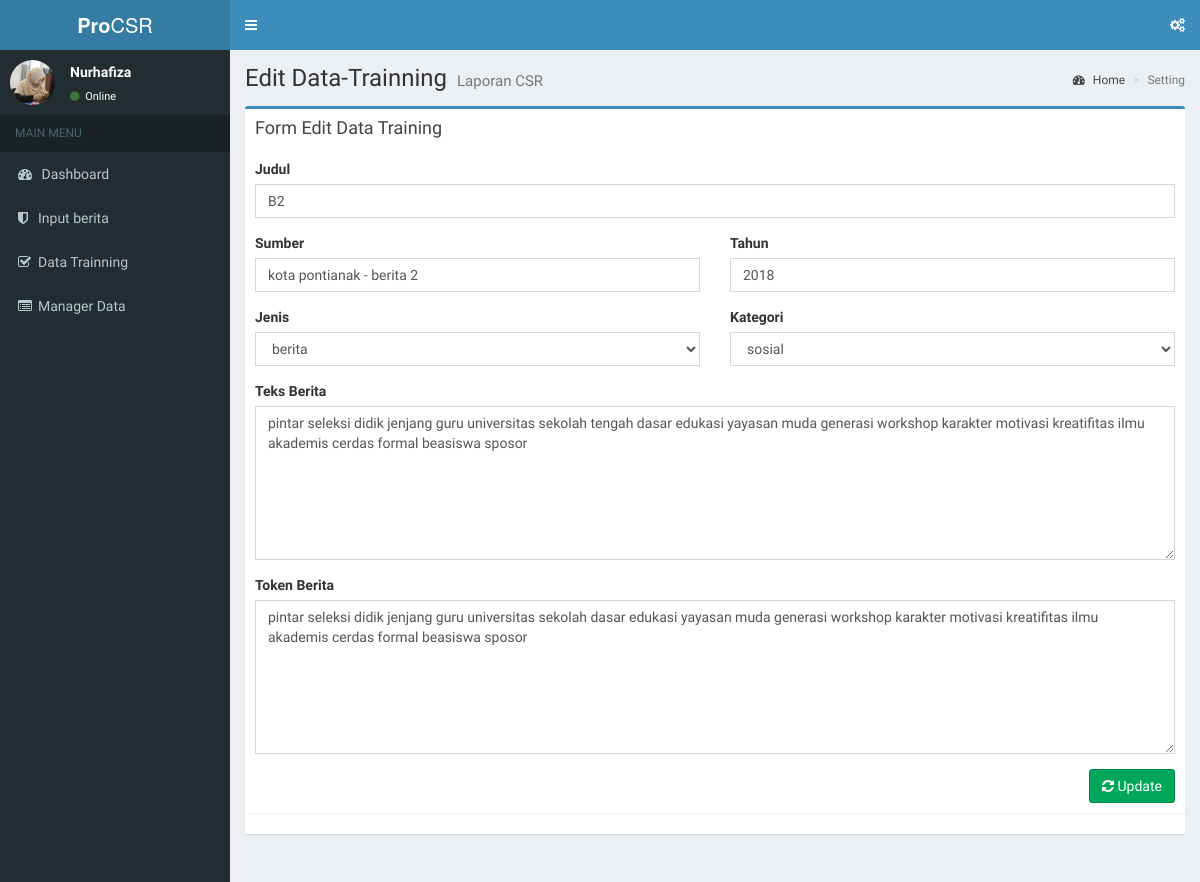
The page /dashboard.php?page=data-trainning-edit&id=15 on the database its author committed.
### tables this page shows
CREATE TABLE `data_training` (
  `id` int(11) NOT NULL,
  `judul` varchar(100) NOT NULL,
  `sumber` varchar(50) NOT NULL,
  `tahun` varchar(10) NOT NULL,
  `jenis` varchar(20) NOT NULL,
  `dokumen` text NOT NULL,
  `token` text NOT NULL,
  `kategori` varchar(75) NOT NULL
);

### pages/data-trainning-edit.php (the view, shortened to what this page needs)
<?php
if (isset($_GET['id'])) {
  $id = $_GET['id'];
  $sql = $conn->prepare("SELECT * FROM data_training WHERE id=:id");
  $data = Array(':id' => $id);
  $sql->execute($data);
  $data_training = $sql->fetch();
}
?>
<section class="content-header">
  <h1>
    Edit Data-Trainning
    <small>Laporan CSR</small>
  </h1>
  <ol class="breadcrumb">
    <li><a href="#"><i class="fa fa-dashboard"></i> Home</a></li>
    <li class="active">Setting</li>
  </ol>
</section>
<?php if (isset($id)): ?>
<section class="content">
  <form action="" method="post">
  <div class="row">
    <div class="col-sm-12">
      <div class="box box-primary">
        <div class="box-header">
          <h3 class="box-title">Form Edit Data Training</h3>
        </div>
        <div class="box-body">
          <div class="form-group">
            <label>Judul</label>
            <input type="text" id="judul" name="judul" class="form-control" placeholder="Judul Berita" value="<?php echo $data_training['judul'] ?>">
          </div>
          <div class="row">
            <div class="col-sm-6">
              <div class="form-group">
                <label>Sumber</label>
                <input type="text" id="sumber" name="sumber" class="form-control" placeholder="Sumber Berita" value="<?php echo $data_training['sumber'] ?>">
              </div>
            </div>
            <div class="col-sm-6">
              <div class="form-group">
                <label>Tahun</label>
                <input type="text" id="tahun" name="tahun" class="form-control" placeholder="Tahun Terbit" value="<?php echo $data_training['tahun'] ?>">
              </div>
            </div>
            <div class="col-sm-6">
              <div class="form-group">
                <label>Jenis</label>
                <select id="jenis" name="jenis" class="form-control">
                  <option value="<?php echo $data_training['jenis'] ?>"><?php echo $data_training['jenis'] ?></option>
                </select>
              </div>
            </div>
            <div class="col-sm-6">
              <div class="form-group">
                <label>Kategori</label>
                <select id="kategori" name="kategori" class="form-control">
                  <option value="<?php echo $data_training['kategori'] ?>"><?php echo $data_training['kategori'] ?></option>
                </select>
              </div>
            </div>
          </div>
          <div class="form-group">
            <label>Teks Berita</label>
            <textarea id="teks_berita" name="teks_berita" class="form-control" rows="7"><?php echo $data_training['dokumen'] ?></textarea>
          </div>
          <div class="form-group">
            <label>Token Berita</label>
            <textarea id="token_berita" name="token_berita" class="form-control" rows="7"><?php echo $data_training['token'] ?></textarea>
          </div>
          <div class="form-group">
            <button type="submit" id="btn_update" name="btn_update" class="btn btn-success pull-right" value="proses"><i class="fa fa-refresh"></i> Update</button>
          </div>
        </div>
        <div class="box-footer">
        </div>
      </div>
    </div>
  </div>
  </form>
</section>
<?php endif ?>

### rows shown on the page
data_training: judul "B2", sumber "kota pontianak - berita 2", tahun "2018", jenis "berita", kategori "sosial", teks_berita "pintar seleksi didik jenjang guru universitas sekolah tengah dasar edukasi yayasan muda generasi workshop karakter motivasi kreatifitas ilmu akademis cerdas formal beasiswa sposor", token_berita "pintar seleksi didik jenjang guru universitas sekolah dasar edukasi yayasan muda generasi workshop karakter motivasi kreatifitas ilmu akademis cerdas formal beasiswa sposor"
